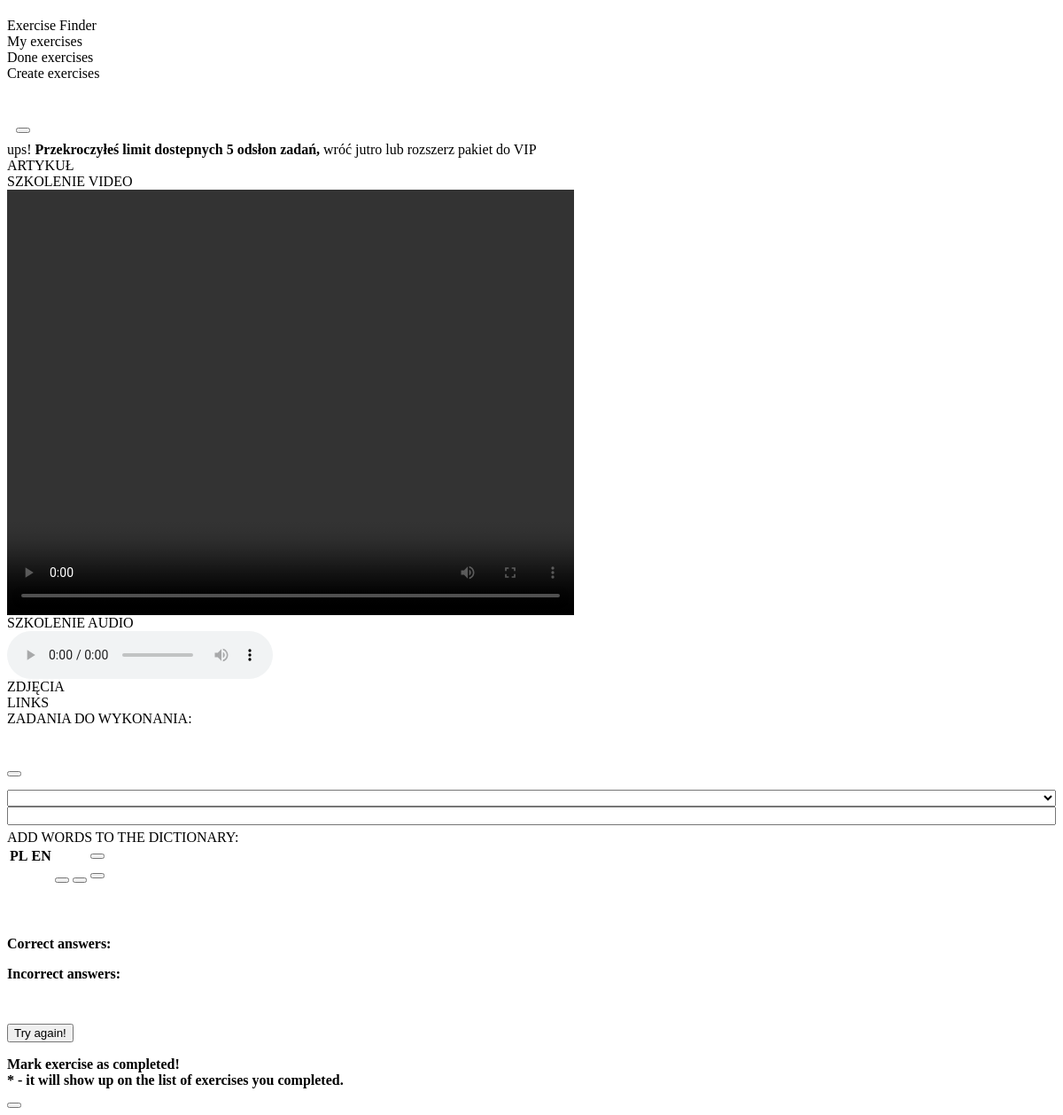
The page /twoje_kursy2.php on the database its author committed.
### tables this page shows
CREATE TABLE `langs` (
  `id` int(11) NOT NULL,
  `pl` text NOT NULL,
  `en` text NOT NULL
);

### ajax/db.php (called while the page is built, shortened)
<?php session_start();
    try { $db = new PDO('mysql:host=mysql4.mydevil.net;dbname=m1310_sowa;charset=utf8','m1310_sowa','1Milion$'); }
    catch (PDOException $e) { echo "Problem z DB"; die(); }
    function dcangaris ($x1) {
        $x2 = stripslashes(preg_replace("/'/",'&#39;',$x1));
        $x3 = stripslashes(preg_replace('/"/','&#34;',$x2));
        return ''.$x3;
    }
    function langs ($val) {
        if($val) {
            global $db;
            $stmt = $db->prepare("select count(id) from langs where pl = ?");
            $stmt->bindValue(1, $val, PDO::PARAM_STR);
            $stmt->execute();
            $pid =  $stmt->fetchColumn();
            if($pid > 0) {
                if($stmt = $db->prepare("select en,pl from langs where pl = ? limit 1")) {
                    $stmt->bindValue(1, $val, PDO::PARAM_STR);
                    $stmt->execute();
                    $line = $stmt->fetchAll(PDO::FETCH_ASSOC);
                    if($line[0]['en']) { return dcangaris($line[0]['en']); }
                    else { return dcangaris($line[0]['pl']); }
                }
            }
        }
    }
?>

### twoje_kursy2.php (the view, shortened to what this page needs)
<?php require_once("ajax/db.php"); ?>
    <? require_once 'parts/menuTrainings.php'; ?>
    <div id="ekran_kursow" class="col-xs-12" style="margin-top:20px">
        <div class="panel panel-default">
            <div style="padding:10px;" class="panel-body well">
                <div class="pull-right col-xs-2">
                    <button class="btn btn-sm btn-primary" ng-click="reload()">
                    </button>
                </div>
            </div>
        </div>
        <div ng-if="cannot === 1" class="alert alert-danger"><i class="fa fa-lg fa-frown-o" aria-hidden="true"></i> ups! <strong>Przekroczyłeś limit dostepnych 5 odsłon zadań,</strong> wróć jutro lub rozszerz pakiet do VIP</div>
        <div ng-if="training.content.article" class="panel panel-default">
            <div class="panel-heading"><? echo langs("ARTYKUŁ"); ?></div>
        </div>
        <div ng-if="training.content.video.length > 0" class="panel panel-default">
            <div class="panel-heading"><? echo langs("SZKOLENIE VIDEO"); ?></div>
            <div class="panel-body">
                <div class="col-centered col-md-12 nopadding">
                    <div class="col-md-12" ng-repeat="video in training.content.video">
                        <video width="640" height="480" controls>
                            <source ng-src="{{video}}" type="video/mp4">
                            <source ng-src="{{video}}" type="video/webm">
                            <source ng-src="{{video}}" type="video/ogv">
                        </video>
                    </div>
                </div>
            </div>
        </div>
        <div ng-if="training.content.audio.length > 0" class="panel panel-default">
            <div class="panel-heading"><? echo langs("SZKOLENIE AUDIO"); ?></div>
            <div class="panel-body">
                <div class="col-centered col-md-12 nopadding">
                    <div class="col-md-12" ng-repeat="audio in training.content.audio">
                        <audio controls>
                            <source ng-src="{{audio}}" type="audio/ogg">
                            <source ng-src="{{audio}}" type="audio/wav">
                            <source ng-src="{{audio}}" type="audio/mpeg">
                        </audio>
                    </div>
                </div>
            </div>
        </div>
        <div ng-if="training.content.images.length > 0" class="panel panel-default">
            <div class="panel-heading"><? echo langs("ZDJĘCIA"); ?></div>
        </div>
        <div ng-if="training.content.links.length > 0" class="panel panel-default">
            <div class="panel-heading"><? echo langs("LINKI"); ?></div>
        </div>
        <div ng-if="training.content.exercises.length > 0">
            <div id="exe" class="well"><? echo langs("ZADANIA DO WYKONANIA:"); ?> <strong ng-bind="training.content.ask"></strong></div>
            <div class="col-md-12 nopadding">
                <div class="col-md-12">
                    <div class="panel panel-default" ng-repeat="exercise in training.content.exercises">
                        <div class="panel-heading"><p><strong ng-bind="( 'Task ' +($index+1)+ ': ' )"></strong><br><span ng-bind="exercise.exercise"></span></p></div>
                        <div class="panel-body">
                            <div ng-model="res2" ng-init=" exercise.answers = mieszamy(exercise.answers)" ng-class="{ 'has-success':res2 === 1, 'has-error':res2 === 0 }"  class="form-inline form-group has-feedback">
                                <div ng-if="training.type === 1" class="col-md-6 col-xs-12" style="margin-bottom:15px" ng-repeat="answer in exercise.answers">
                                    <button ng-if="training.type === 1"
                                        ng-class="{ 'btn-success':res1 === 1, 'btn-danger':res1 === 0 }"
                                        ng-click="res1 = checkAnswer((answer.value || answer), exercise.true); countAnswers(exercise,res1); exercise.clicked = 1;" class="btn btn-block btn-sm btn-default"
                                        ng-bind="( '['+toLetters($index+1) +'] '+ (answer.value || answer) )">
                                    </button>
                                </div>
                                <select style="width:100%" class="form-control"
                                    ng-model="selectedAnswer"
                                    ng-if="training.type === 2"
                                    ng-change="$parent.res2 = checkAnswer((selectedAnswer.value || selectedAnswer), exercise.true); countAnswers(exercise,$parent.res2); exercise.clicked = 1;"
                                    ng-options="answer as (answer.value || answer) for answer in exercise.answers track by (answer.value || answer)">
                                </select>
                                <input style="width:100%" class="form-control" type="text"
                                    ng-model="answer"
                                    ng-if="training.type === 3"
                                    ng-blur="$parent.res2 = checkAnswer(answer, (exercise.true || exercise.answers[0] )); countAnswers(exercise,$parent.res2); exercise.clicked = 1;"
                                    ng-enter="$parent.res2 = checkAnswer(answer, (exercise.true || exercise.answers[0] )); countAnswers(exercise,$parent.res2); exercise.clicked = 1;" />
                            </div>
                        </div>
                    </div>
                </div>
            </div>
        </div>
        <div ng-if="training.dict.length > 0">
            <div class="well"><? echo langs("ZWROTY DO SOWNIKA:"); ?></div>
            <div class="col-md-12 nopadding">
                <table class="table table-striped table-responsive table-hover">
                    <tr>
                        <th style="text-align:center">PL</th>
                        <th style="text-align:center">EN</th>
                        <th style="text-align:center"></th>
                        <th style="text-align:center">
                            <button ng-click="addAll2MyDict()" data-toggle="tooltip" data-placement="top" title="<? echo langs("Kliknij aby dodać wszystkie!"); ?>" class="btn btn-xs btn-primary">
                            </button>
                        </th>
                    </tr>
                    <tr ng-repeat="dict in training.dict">
                        <td ng-bind="dict.pl"></td>
                        <td ng-bind="dict.en"></td>
                        <td>
                            <button class="btn btn-xs btn-default"><i class="fa fa-volume-up"></i></button>
                            <button class="btn btn-xs btn-default"><i class="fa fa-picture-o"></i></button>
                        </td>
                        <td>
                            <button ng-click="addThis2MyDict(dict)" class="btn btn-xs btn-success"><i class="fa fa-plus"></i></button>
                        </td>
                    </tr>
                </table>
            </div>
        </div>
        <div class="alert alert-info" ng-show="(training.content.exercises.length > 0)">
            <div style="padding-top:40px;" class="paski col-xs-12 carusel10">
                <div class="col-md-6 col-xs-12 nopadding">
                    <p><strong><i class="fa fa-lg fa-smile-o" aria-hidden="true"></i> <? echo langs("Ilość poprawnych: ").": "; ?><span ng-bind="correctAnswers"></span></strong></p>
                    <p><strong><i class="fa fa-lg fa-frown-o" aria-hidden="true"></i> <? echo langs("Ilość niepoprawnych: ").": "; ?><span ng-bind="incorrectAnswers"></span></strong></p>
                </div>
            </div>
            <div ng-show="(correctAnswers+incorrectAnswers === training.content.exercises.length)">
                <div>
                </div>
                <button style="margin-top:10px" ng-show="percentOfCorrect < 50" class="btn btn-primary" ng-click="reload()">
                    <i class="fa fa-refresh" aria-hidden="true"></i> <? echo langs("Kliknij i spróbuj ponownie!"); ?>
                </button>
            </div>
        </div>
        <div ng-show="percentOfCorrect >= 50 || training.content.exercises.length === 0" class="alert alert-success">
            <p class="pull-left"><strong><? echo langs("Oznacz szkolenie jako ukończone!<br>* - pojawi się na liście szkoleń, które odbyłeś."); ?></strong></p>
            <button ng-class="{'btn-danger':done,'btn-info':!done}" ng-click="(done) ? del() : done()" class="btn btn-sm  pull-right">
            </button>
        </div>
    </div>

### parts/menuTrainings.php (shortened to what this page needs)
<div class="przyciski col-xs-12" style="margin-top:20px;">
    <div class="col-md-3 col-xs-6">
        <a ng-class="{active:path === 'trainings'}" class="btn btn-primary btn-block" ng-href="/#/trainings"><i class="fa fa-users" aria-hidden="true"></i> <? echo langs("Wszystkie szkolenia"); ?></a>
    </div>
    <div class="col-md-3 col-xs-6">
        <a ng-class="{active:path === 'my-trainings'}" class="btn btn-danger btn-block" ng-href="/#/my-trainings/{{UID}}"><i class="fa fa-user" aria-hidden="true"></i> <? echo langs("Nagrane przeze mnie"); ?></a>
    </div>
    <div class="col-md-3 col-xs-6">
        <a ng-class="{active:path === 'completed-trainings'}" class="btn btn-info btn-block" ng-href="/#/completed-trainings/{{UID}}"><i class="fa fa-trophy" aria-hidden="true"></i> <? echo langs("Odbyte przeze mnie"); ?></a>
    </div>
    <div class="col-md-3 col-xs-6">
        <a ng-class="{active:path === 'create-training'}" class="btn btn-success btn-block" ng-href="/#/create-training"><i class="fa fa-plus-circle" aria-hidden="true"></i> <? echo langs("Stwórz nowy mini kurs"); ?></a>
    </div>
</div>

### rows shown on the page
langs: en "Exercise Finder"
langs: en "My exercises"
langs: en "Done exercises"
langs: en "Create exercises"
langs: pl "ARTYKUŁ"
langs: pl "SZKOLENIE VIDEO"
langs: pl "SZKOLENIE AUDIO"
langs: pl "ZDJĘCIA"
langs: en "LINKS"
langs: pl "ZADANIA DO WYKONANIA:"
langs: en "ADD WORDS TO THE DICTIONARY:"
langs: en "Correct answers"
langs: en "Incorrect answers"
langs: en "Try again!"
langs: en "Mark exercise as completed! * - it will show up on the list of exercises you completed."
